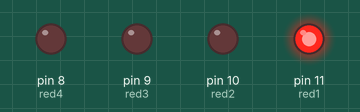
Recording of a sketch running on a simulated Arduino Uno, built with avr-gcc and run on an emulated ATmega328P. On the bench: output pins drawn as LEDs (lit = HIGH).

Above: at 0.05 s.
At 0.35 s:
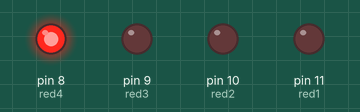
At 0.55 s:
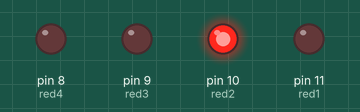
At 0.97 s:
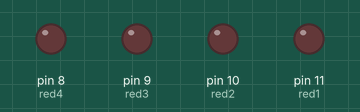
At 1.45 s:
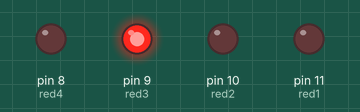
At 2.9 s:
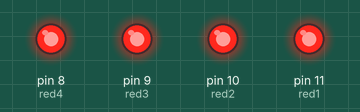
Timing chart, 0 to 3.2 s (numbered marks = the images above):
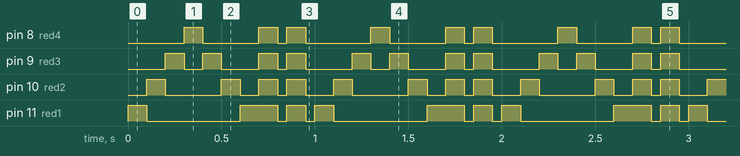

Measured:
- by itself, pin 8 (red4): repeats every 1.0 s: LOW 0.30 s, HIGH 0.10 s, LOW 0.05 s, HIGH 0.10 s, LOW 0.35 s, HIGH 0.10 s
- by itself, pin 9 (red3): repeats every 1.0 s: LOW 0.10 s, HIGH 0.10 s, LOW 0.20 s, HIGH 0.10 s, LOW 0.05 s, HIGH 0.10 s, LOW 0.25 s, HIGH 0.10 s
- by itself, pin 10 (red2): repeats every 1.0 s: LOW 0.30 s, HIGH 0.10 s, LOW 0.10 s, HIGH 0.10 s, LOW 0.05 s, HIGH 0.10 s, LOW 0.15 s, HIGH 0.10 s
- by itself, pin 11 (red1): repeats every 1.0 s: LOW 0.50 s, HIGH 0.20 s, 2 × (LOW 0.05 s, HIGH 0.10 s)

The sketch:

blikac2.ino
```cpp
// nastavi delku cekani
const int cekani = 100;
const int cekanimezi = 50;

// nastavi cisla pinu pro led
const int red1 = 11;
const int red2 = 10;
const int red3 = 9;
const int red4 = 8;

// reknu mu ze na nej budu psat
void setup() {
  pinMode(red1, OUTPUT);
  pinMode(red2, OUTPUT);
  pinMode(red3, OUTPUT);
  pinMode(red4, OUTPUT);
}

// udelam blok blikni
void blikni(int led) {
  digitalWrite(led, HIGH);
  delay(cekani);
  digitalWrite(led, LOW);
}

// udelam blok vsechny
void blikniVsechny() {
  digitalWrite(red1, HIGH);
  digitalWrite(red2, HIGH);
  digitalWrite(red3, HIGH);
  digitalWrite(red4, HIGH);
  delay(cekani);
  digitalWrite(red1, LOW);
  digitalWrite(red2, LOW);
  digitalWrite(red3, LOW);
  digitalWrite(red4, LOW);
  delay(cekanimezi);
}

void loop() {
  blikni(red1);
  blikni(red2);
  blikni(red3);
  blikni(red4);
  blikni(red3);
  blikni(red2);
  blikni(red1);
  blikniVsechny();
  blikniVsechny();
}
```
